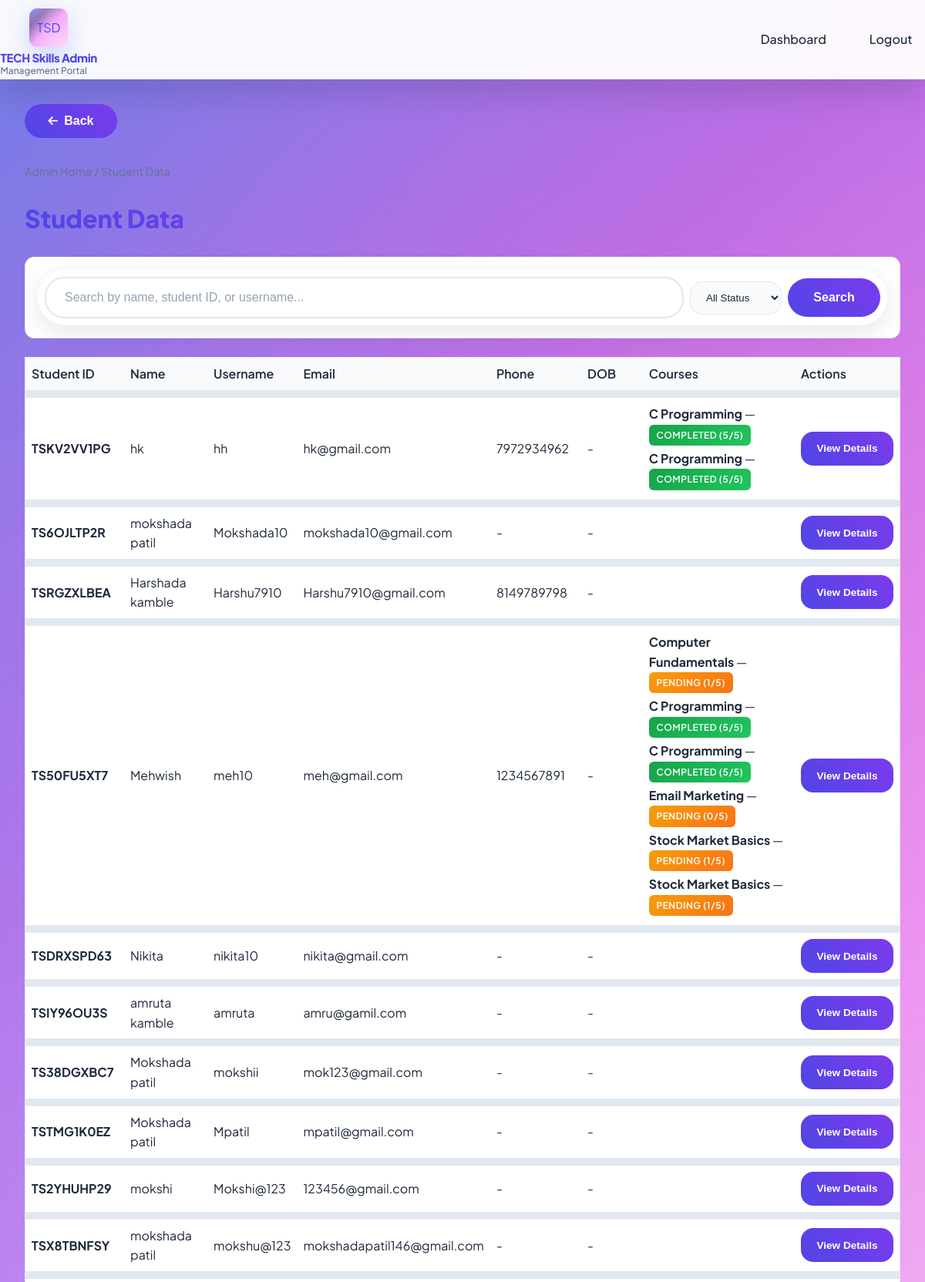
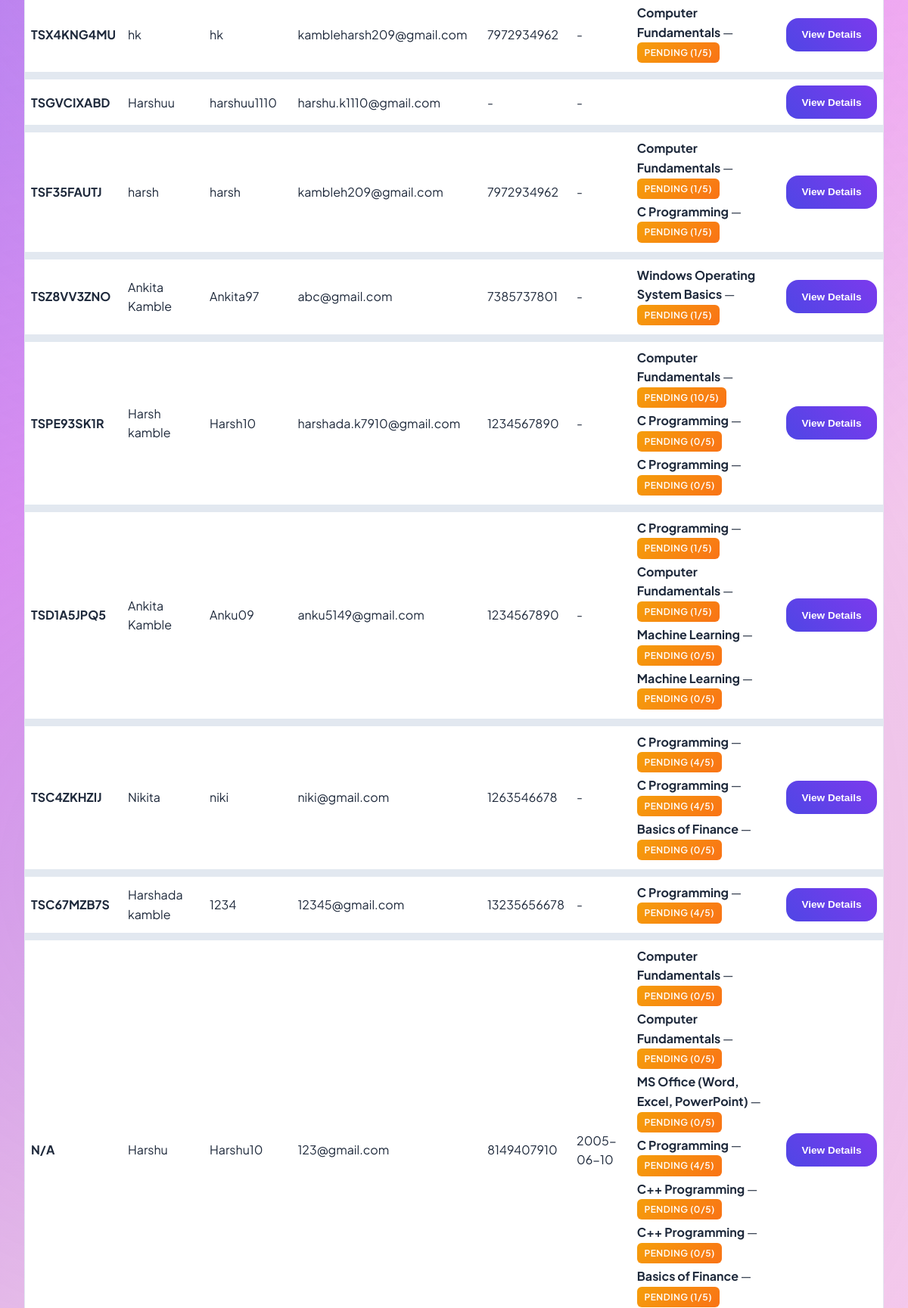
/admin/students (signed in, upper part), run on the app's committed database (2 pictures, top to bottom).
### models.py (models this page shows, shortened)
class User(UserMixin, db.Model):
    __tablename__ = "users"
    id = db.Column(db.Integer, primary_key=True)
    username = db.Column(db.String(80), unique=True, nullable=False)
    email = db.Column(db.String(120), unique=True, nullable=False)
    password_hash = db.Column(db.String(256), nullable=False)
    full_name = db.Column(db.String(120), nullable=True)
    role = db.Column(db.String(20), default="student")  # student | admin
    student_id = db.Column(db.String(20), unique=True, nullable=True)  # Unique identification code
    created_at = db.Column(db.DateTime, default=datetime.utcnow)

class StudentDetail(db.Model):
    __tablename__ = "student_details"
    id = db.Column(db.Integer, primary_key=True)
    user_id = db.Column(db.Integer, db.ForeignKey("users.id"), nullable=False)
    phone = db.Column(db.String(20), nullable=True)
    date_of_birth = db.Column(db.Date, nullable=True)
    updated_at = db.Column(db.DateTime, default=datetime.utcnow, onupdate=datetime.utcnow)
    user = db.relationship("User", backref=db.backref("student_detail", uselist=False))

class Course(db.Model):
    __tablename__ = "courses"
    id = db.Column(db.Integer, primary_key=True)
    category_id = db.Column(db.Integer, db.ForeignKey("categories.id"), nullable=False)
    name = db.Column(db.String(200), nullable=False)
    slug = db.Column(db.String(200), nullable=False)
    description = db.Column(db.Text, nullable=True)
    duration_weeks = db.Column(db.Integer, default=4)
    syllabus_text = db.Column(db.Text, nullable=True)
    topics = db.relationship("CourseTopic", backref="course", lazy="dynamic", order_by="CourseTopic.order")
    enrollments = db.relationship("Enrollment", backref="course", lazy="dynamic")

### app.py (the view)
@app.route("/admin/students")
@login_required
@admin_required
def admin_students():
    search_query = request.args.get("q", "").strip()
    status_filter = request.args.get("status", "")  # pending, completed, all
    q = User.query.filter_by(role="student")
    if search_query:
        q = q.filter(
            (User.full_name.ilike(f"%{search_query}%")) |
            (User.student_id.ilike(f"%{search_query}%")) |
            (User.username.ilike(f"%{search_query}%"))
        )
    students = q.order_by(User.created_at.desc()).all()
    student_data = []
    for student in students:
        enrollments = Enrollment.query.filter_by(user_id=student.id).all()
        courses_data = []
        for enr in enrollments:
            course = enr.course
            topics = CourseTopic.query.filter_by(course_id=course.id).order_by(CourseTopic.order).all()
            completed_topics = TopicProgress.query.filter_by(user_id=student.id, course_id=course.id).all()
            completed_ids = {t.topic_id for t in completed_topics}
            total_topics = len(topics)
            completed_count = len(completed_ids)
            status = "completed" if completed_count == total_topics and total_topics > 0 else "pending"
            courses_data.append({
                "course": course,
                "status": status,
                "progress": f"{completed_count}/{total_topics}"
            })
        if status_filter == "pending":
            courses_data = [c for c in courses_data if c["status"] == "pending"]
        elif status_filter == "completed":
            courses_data = [c for c in courses_data if c["status"] == "completed"]
        if not status_filter or courses_data:
            student_data.append({
                "student": student,
                "courses": courses_data,
                "detail": StudentDetail.query.filter_by(user_id=student.id).first()
            })
    return render_template("admin/admin_students.html", student_data=student_data, search_query=search_query, status_filter=status_filter)

### app.py (called while the page is built)
@login_manager.user_loader
def load_user(user_id):
    if user_id is None:
        return None
    try:
        return User.query.get(int(user_id))
    except (ValueError, TypeError):
        return None

def admin_required(f):
    @wraps(f)
    def decorated(*args, **kwargs):
        if not current_user.is_authenticated or current_user.role != "admin":
            flash("Admin access required.", "error")
            return redirect(url_for("admin_login"))
        return f(*args, **kwargs)
    return decorated

### templates/admin/admin_students.html (shortened to what this page needs)
{% extends "base.html" %}
{% block content %}
<nav class="breadcrumb"><a href="{{ url_for('admin_dashboard') }}">Admin Home</a> / Student Data</nav>
<h1 class="page-title">Student Data</h1>
<div class="admin-search-bar" style="margin-bottom: 1.5rem;">
    <form method="get" action="{{ url_for('admin_students') }}" class="search-form">
        <input type="text" name="q" value="{{ search_query }}" placeholder="Search by name, student ID, or username..." class="search-input">
        <select name="status" class="search-select">
            <option value="">All Status</option>
        </select>
        <button type="submit" class="search-btn">Search</button>
    </form>
</div>
<div class="admin-table-wrap">
    <table class="admin-table">
        <thead>
            <tr>
                <th>Student ID</th>
                <th>Name</th>
                <th>Username</th>
                <th>Email</th>
                <th>Phone</th>
                <th>DOB</th>
                <th>Courses</th>
                <th>Actions</th>
            </tr>
        </thead>
        <tbody>
            {% for data in student_data %}
            {% set student = data.student %}
            {% set detail = data.detail %}
            <tr>
                <td><strong>{{ student.student_id or 'N/A' }}</strong></td>
                <td>{{ student.full_name or student.username }}</td>
                <td>{{ student.username }}</td>
                <td>{{ student.email }}</td>
                <td>{{ detail.phone if detail else '-' }}</td>
                <td>{{ detail.date_of_birth.strftime('%Y-%m-%d') if detail and detail.date_of_birth else '-' }}</td>
                <td>
                    {% for course_info in data.courses %}
                    <div style="margin-bottom: 0.25rem;">
                        <strong>{{ course_info.course.name }}</strong> —
                        <span class="badge {% if course_info.status == 'completed' %}badge-success{% else %}badge-pending{% endif %}">
                            {{ course_info.status }} ({{ course_info.progress }})
                        </span>
                    </div>
                    {% endfor %}
                </td>
                <td>
                    <button type="button" class="btn btn-secondary" onclick="showStudentDetails({{ student.id }}, '{{ student.username }}', '{{ student.password_hash[:20] }}...')" style="padding: 0.3rem 0.6rem; font-size: 0.85rem;">View Details</button>
                </td>
            </tr>
            {% endfor %}
        </tbody>
    </table>
</div>
{% endblock %}

### data on the page
User: student "TSKV2VV1PG", full_name "hk", username "hh", email "hk@gmail.com"
StudentDetail: phone "7972934962", date_of_birth "-"
Course: course.name "C Programming" "C Programming" "C Programming" "C Programming" "C Programming" "C Programming" "C Programming" "C Programming" "C Programming" "C Programming" "C Programming" "C Programming"
User: student "TS6OJLTP2R", full_name "mokshada patil", username "Mokshada10", email "mokshada10@gmail.com"
User: student "TSRGZXLBEA", full_name "Harshada kamble", username "Harshu7910", email "Harshu7910@gmail.com"
StudentDetail: phone "8149789798", date_of_birth "-"
User: student "TS50FU5XT7", full_name "Mehwish", username "meh10", email "meh@gmail.com"
StudentDetail: phone "1234567891", date_of_birth "-"
Course: course.name "Computer Fundamentals" "Computer Fundamentals" "Computer Fundamentals" "Computer Fundamentals" "Computer Fundamentals" "Computer Fundamentals" "Computer Fundamentals"
Course: course.name "Email Marketing"
Course: course.name "Stock Market Basics" "Stock Market Basics"
User: student "TSDRXSPD63", full_name "Nikita", username "nikita10", email "nikita@gmail.com"
User: student "TSIY96OU3S", full_name "amruta kamble", username "amruta", email "amru@gamil.com"
User: student "TS38DGXBC7", full_name "Mokshada patil", username "mokshii", email "mok123@gmail.com"
User: student "TSTMG1K0EZ", full_name "Mokshada patil", username "Mpatil", email "mpatil@gmail.com"
User: student "TS2YHUHP29", full_name "mokshi", username "Mokshi@123", email "123456@gmail.com"
User: student "TSX8TBNFSY", full_name "mokshada patil", username "mokshu@123", email "mokshadapatil146@gmail.com"
User: student "TSX4KNG4MU", full_name "hk", username "hk", email "kambleharsh209@gmail.com"
StudentDetail: phone "7972934962", date_of_birth "-"
User: student "TSGVCIXABD", full_name "Harshuu", username "harshuu1110", email "harshu.k1110@gmail.com"
User: student "TSF35FAUTJ", full_name "harsh", username "harsh", email "kambleh209@gmail.com"
StudentDetail: phone "7972934962", date_of_birth "-"
User: student "TSZ8VV3ZNO", full_name "Ankita Kamble", username "Ankita97", email "abc@gmail.com"
StudentDetail: phone "7385737801", date_of_birth "-"
Course: course.name "Windows Operating System Basics"
User: student "TSPE93SK1R", full_name "Harsh kamble", username "Harsh10", email "harshada.k7910@gmail.com"
StudentDetail: phone "1234567890", date_of_birth "-"
User: student "TSD1A5JPQ5", full_name "Ankita Kamble", username "Anku09", email "anku5149@gmail.com"
StudentDetail: phone "1234567890", date_of_birth "-"
Course: course.name "Machine Learning" "Machine Learning"
User: student "TSC4ZKHZIJ", full_name "Nikita", username "niki", email "niki@gmail.com"
StudentDetail: phone "1263546678", date_of_birth "-"
Course: course.name "Basics of Finance" "Basics of Finance"
User: student "TSC67MZB7S", full_name "Harshada kamble", username "1234", email "12345@gmail.com"
StudentDetail: phone "13235656678", date_of_birth "-"
User: full_name "Harshu", username "Harshu10", email "123@gmail.com"
StudentDetail: phone "8149407910", date_of_birth "2005-06-10"
Course: course.name "MS Office (Word, Excel, PowerPoint)"
Course: course.name "C++ Programming" "C++ Programming"

### other printed values
{{ course_info.status }} "COMPLETED" "COMPLETED" "PENDING" "COMPLETED" "COMPLETED" "PENDING" "PENDING" "PENDING" "PENDING" "PENDING" "PENDING" "PENDING" "PENDING" "PENDING" "PENDING" "PENDING" "PENDING" "PENDING" "PENDING" "PENDING" "PENDING" "PENDING" "PENDING" "PENDING" "PENDING" "PENDING" "PENDING" "PENDING" "PENDING" "PENDING"
{{ course_info.progress }} "5/5" "5/5" "1/5" "5/5" "5/5" "0/5" "1/5" "1/5" "1/5" "1/5" "1/5" "1/5" "10/5" "0/5" "0/5" "1/5" "1/5" "0/5" "0/5" "4/5" "4/5" "0/5" "4/5" "0/5" "0/5" "0/5" "4/5" "0/5" "0/5" "1/5"
{{ detail.phone if detail else '-' }} "-" "-" "-" "-" "-" "-" "-" "-"
{{ student.student_id or 'N/A' }} "N/A"
